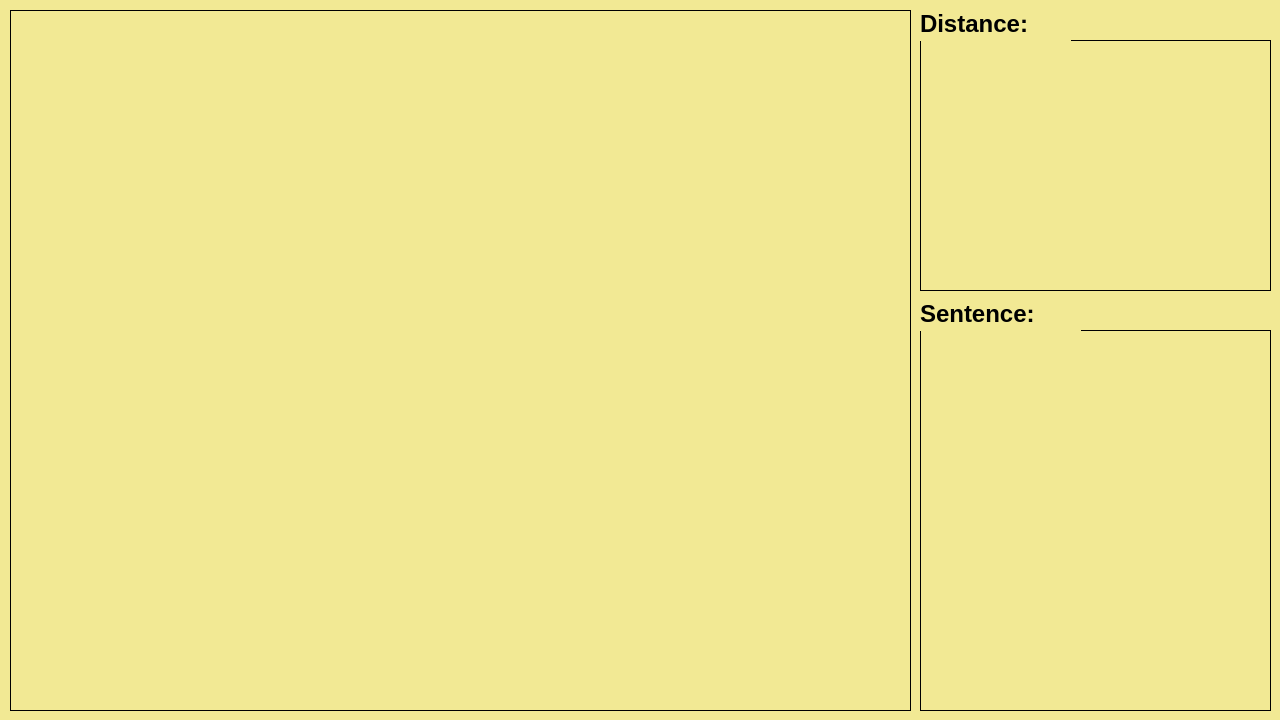
<?xml version="1.0" encoding="UTF-8"?>
<ui version="4.0">
 <class>MainWindow</class>
 <widget class="QMainWindow" name="MainWindow">
  <property name="geometry">
   <rect>
    <x>0</x>
    <y>0</y>
    <width>1280</width>
    <height>720</height>
   </rect>
  </property>
  <property name="windowTitle">
   <string>MainWindow</string>
  </property>
  <property name="windowIcon">
   <iconset>
    <normaloff>Icon.jpg</normaloff>Icon.jpg</iconset>
  </property>
  <property name="styleSheet">
   <string notr="true">background-color: rgb(242, 233, 148);</string>
  </property>
  <widget class="QWidget" name="centralwidget">
   <widget class="QLabel" name="Image">
    <property name="geometry">
     <rect>
      <x>10</x>
      <y>10</y>
      <width>901</width>
      <height>701</height>
     </rect>
    </property>
    <property name="frameShape">
     <enum>QFrame::Box</enum>
    </property>
    <property name="text">
     <string/>
    </property>
    <property name="alignment">
     <set>Qt::AlignCenter</set>
    </property>
   </widget>
   <widget class="QLabel" name="Sentence_Label">
    <property name="geometry">
     <rect>
      <x>920</x>
      <y>330</y>
      <width>351</width>
      <height>381</height>
     </rect>
    </property>
    <property name="font">
     <font>
      <pointsize>18</pointsize>
     </font>
    </property>
    <property name="frameShape">
     <enum>QFrame::Box</enum>
    </property>
    <property name="text">
     <string/>
    </property>
    <property name="alignment">
     <set>Qt::AlignLeading|Qt::AlignLeft|Qt::AlignTop</set>
    </property>
    <property name="wordWrap">
     <bool>true</bool>
    </property>
   </widget>
   <widget class="QLabel" name="Distance_Label">
    <property name="geometry">
     <rect>
      <x>920</x>
      <y>40</y>
      <width>351</width>
      <height>251</height>
     </rect>
    </property>
    <property name="font">
     <font>
      <pointsize>14</pointsize>
     </font>
    </property>
    <property name="frameShape">
     <enum>QFrame::Box</enum>
    </property>
    <property name="text">
     <string/>
    </property>
    <property name="alignment">
     <set>Qt::AlignLeading|Qt::AlignLeft|Qt::AlignTop</set>
    </property>
    <property name="wordWrap">
     <bool>true</bool>
    </property>
   </widget>
   <widget class="QLabel" name="Distance_Label_2">
    <property name="geometry">
     <rect>
      <x>920</x>
      <y>10</y>
      <width>151</width>
      <height>31</height>
     </rect>
    </property>
    <property name="font">
     <font>
      <pointsize>18</pointsize>
      <weight>75</weight>
      <bold>true</bold>
     </font>
    </property>
    <property name="frameShape">
     <enum>QFrame::NoFrame</enum>
    </property>
    <property name="text">
     <string>Distance:</string>
    </property>
    <property name="alignment">
     <set>Qt::AlignLeading|Qt::AlignLeft|Qt::AlignTop</set>
    </property>
    <property name="wordWrap">
     <bool>true</bool>
    </property>
   </widget>
   <widget class="QLabel" name="Sentence_Label_2">
    <property name="geometry">
     <rect>
      <x>920</x>
      <y>300</y>
      <width>161</width>
      <height>31</height>
     </rect>
    </property>
    <property name="font">
     <font>
      <pointsize>18</pointsize>
      <weight>75</weight>
      <bold>true</bold>
     </font>
    </property>
    <property name="frameShape">
     <enum>QFrame::NoFrame</enum>
    </property>
    <property name="text">
     <string>Sentence:</string>
    </property>
    <property name="alignment">
     <set>Qt::AlignLeading|Qt::AlignLeft|Qt::AlignTop</set>
    </property>
    <property name="wordWrap">
     <bool>true</bool>
    </property>
   </widget>
  </widget>
 </widget>
 <resources/>
 <connections/>
</ui>
